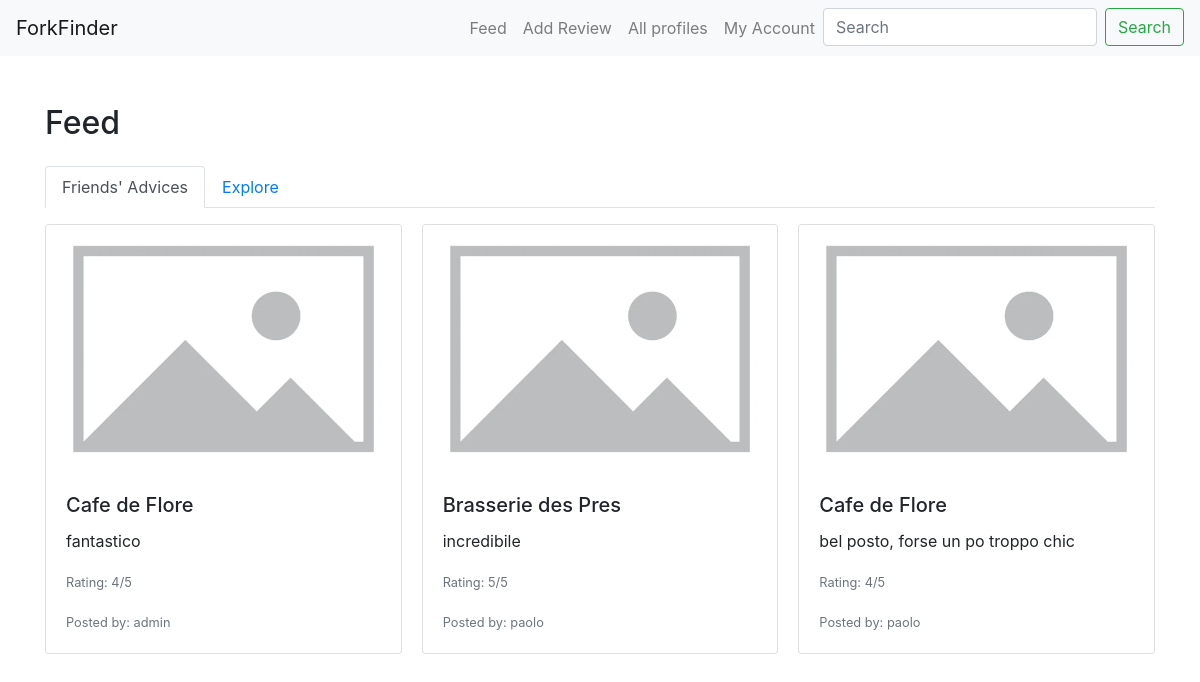
The app's page / (signed in) with its own data.
### core/models.py (models this page shows, shortened)
class Review(models.Model):
    user= models.ForeignKey(
        User, related_name="reviews", on_delete=models.CASCADE)
    restaurant = models.ForeignKey(
        Restaurant, on_delete=models.CASCADE)
    body = models.CharField(max_length=140)
    rating = models.PositiveSmallIntegerField()
    photo = models.ImageField(upload_to='media/review_photos/')
    created_at = models.DateTimeField(auto_now_add=True)

class Restaurant(models.Model):
    name = models.CharField(max_length=60)  #modify with API
    location = models.CharField(max_length=60)

class Profile(models.Model):
    user = models.OneToOneField(User, on_delete=models.CASCADE)
    follows = models.ManyToManyField(
        "self",
        related_name="followed_by",
        symmetrical=False,
        blank=True
    )

### core/views.py (the view)
# urls.py: path("", feed_view, name="feed"),
@login_required
def feed_view(request):
    return render(request, 'feed.html')

### templates/feed.html (shortened to what this page needs)
{% extends "base.html" %}
{% block content %}
<h2 class="mb-4">Feed</h2>
<ul class="nav nav-tabs" id="feedTabs" role="tablist">
    <li class="nav-item">
        <a class="nav-link active" id="friends-tab" data-toggle="tab" href="#friends" role="tab" aria-controls="friends" aria-selected="true">Friends' Advices</a>
    </li>
    <li class="nav-item">
        <a class="nav-link" id="explore-tab" data-toggle="tab" href="#explore" role="tab" aria-controls="explore" aria-selected="false">Explore</a>
    </li>
</ul>
<div class="tab-content mt-3" id="feedTabsContent">
    <div class="tab-pane fade show active" id="friends" role="tabpanel" aria-labelledby="friends-tab">
        <div class="card-columns">
            {% for followed in user.profile.follows.all %}
                {% for review in followed.user.reviews.all %}
                <div class="card mb-4">
                    <img src="{{ review.photo.url }}" class="card-img-top" alt="Restaurant Photo">
                    <div class="card-body">
                        <h5 class="card-title">{{ review.restaurant.name }}</h5>
                        <p class="card-text">{{ review.body }}</p>
                        <p class="card-text"><small class="text-muted">Rating: {{ review.rating }}/5</small></p>
                        <p class="card-text"><small class="text-muted">Posted by: {{ followed.user.username }}</small></p>
                    </div>
                </div>
                {% endfor %}
            {% endfor %}
        </div>
    </div>
</div>
{% endblock %}

### templates/base.html (style rules this page uses)
.card-columns { column-count: 3; }

### records on screen
Profile: user.username "admin"
Review: photo (placeholder picture), restaurant.name "Cafe de Flore", body "fantastico", rating "4"
Profile: user.username "paolo"
Review: photo (placeholder picture), restaurant.name "Brasserie des Pres", body "incredibile", rating "5"
Review: photo (placeholder picture), restaurant.name "Cafe de Flore", body "bel posto, forse un po troppo chic", rating "4"
